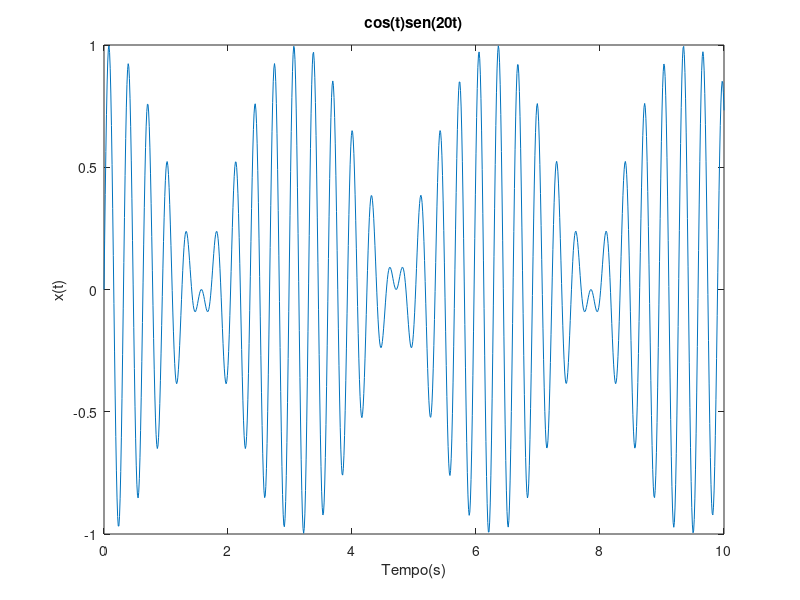

Write MATLAB code to recreate this figure.
%% Laboratório de Sistemas Dinâicos
% Prática 01
% 11/03/2024
% Autores: Victor Hugo Daia Lorenzato e Whilker Henrique Santos Silva
%% Limpar workspcade
clear;
close all;
clc;
%% Ex01 A
fprintf('------------------  EX 01-A  ---------------\n');
A = [1 1 6; 5 -2 1; 8 2 -3];
B = [2 9; -5 -1; 9 2];

tamA = size(A);
tamB = size(B);

linhasA = tamA(1,1);
colunasA = tamA(1,2);

linhasB = tamB(1,1);
colunasB = tamB(1,2);

if linhasA == colunasA
    disp('matriz A é quadrada');
else
    disp('matriz A não é quadrada');
end


if linhasB == colunasB
    disp('matriz B é quadrada');
else
    disp('matriz B não é quadrada');
end
fprintf('\n');
%% Ex01 B

fprintf('------------------  EX 01-B  ---------------\n');
for i = 1:linhasA
    for j = 1:colunasA
        if A(i,j) == 2
            fprintf('matriz A contém valor 2 na posição %d,%d\n', i,j);
        end
    end
end

for i = 1:linhasB
    for j = 1:colunasB
        if B(i,j) == 2
            fprintf('matriz B contém valor 2 na posição %d,%d\n', i,j);
        end
    end
end
fprintf('\n');

%% Ex01 C

fprintf('------------------  EX 01-C  ---------------\n');
for i = 1:linhasA
    for j = 1:colunasA
        if A(i,j) < 0
            fprintf('matriz A contem valor negativo na posição %d,%d\n', i,j);
        end
    end
end

for i = 1:linhasB
    for j = 1:colunasB
        if B(i,j) < 0
            fprintf('matriz B contém valor negativo na posição %d,%d\n', i,j);
        end
    end
end
fprintf('\n');

%% Ex02

t = -10:0.05:10;
x_t =  exp(-2*t) .* sin(6*pi*t);

plot(t,x_t);
xlabel('Tempo(s)');
ylabel('x(t)');
title('Senoide expenecialmente decrecente com 3 ocilações por segundo');

%% Ex 03

t = 0:0.01:10;
x_t = cos(t) .* sin(20*t);
plot(t,x_t);

xlabel('Tempo(s)');
ylabel('x(t)');
title('cos(t)sen(20t)');

%% Ex04 A

[R,P] = residue([6 6], [1 4.59 0.58 0]);

disp('R: ');
disp(R);
disp('P: ');
disp(P);

%% Ex04 B


[R, P] = residue([1 2 3],[1 3 3 1]);

disp('R: ');
disp(R);
disp('P: ');
disp(P);

